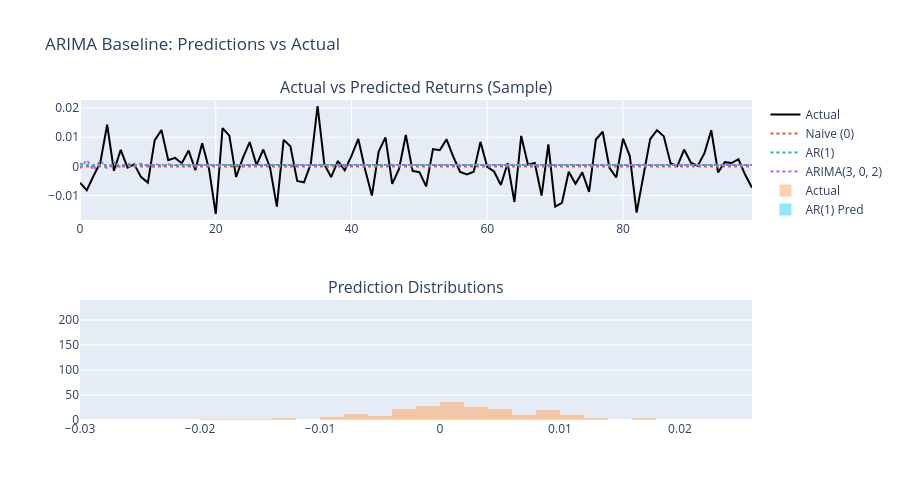

Notebook source saved alongside this figure:
### Code cell
# Histograms
fig.add_trace(
    go.Histogram(x=test["returns"].values, name="Actual", opacity=0.5, nbinsx=50),
    row=2,
    col=1,
)
fig.add_trace(
    go.Histogram(x=results["AR(1)"]["predictions"], name="AR(1) Pred", opacity=0.5, nbinsx=50),
    row=2,
    col=1,
)

fig.update_layout(height=500, title_text="ARIMA Baseline: Predictions vs Actual", barmode="overlay")
fig.show()
